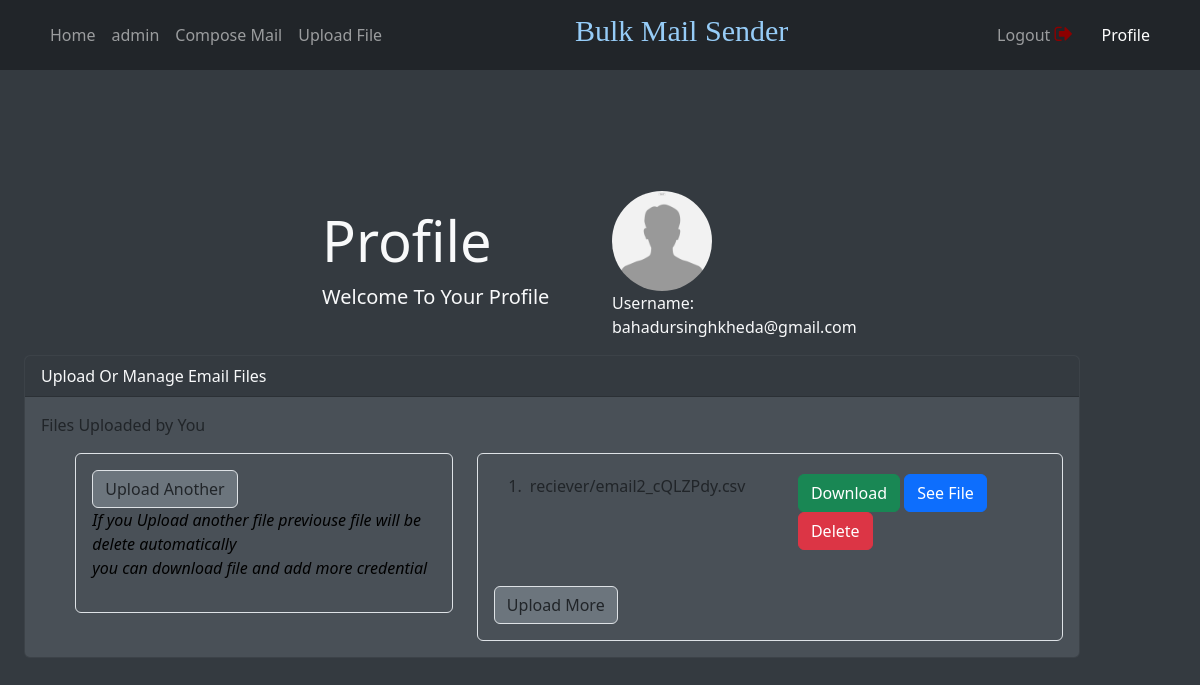
Page /profile (signed in) on the earlier database version.
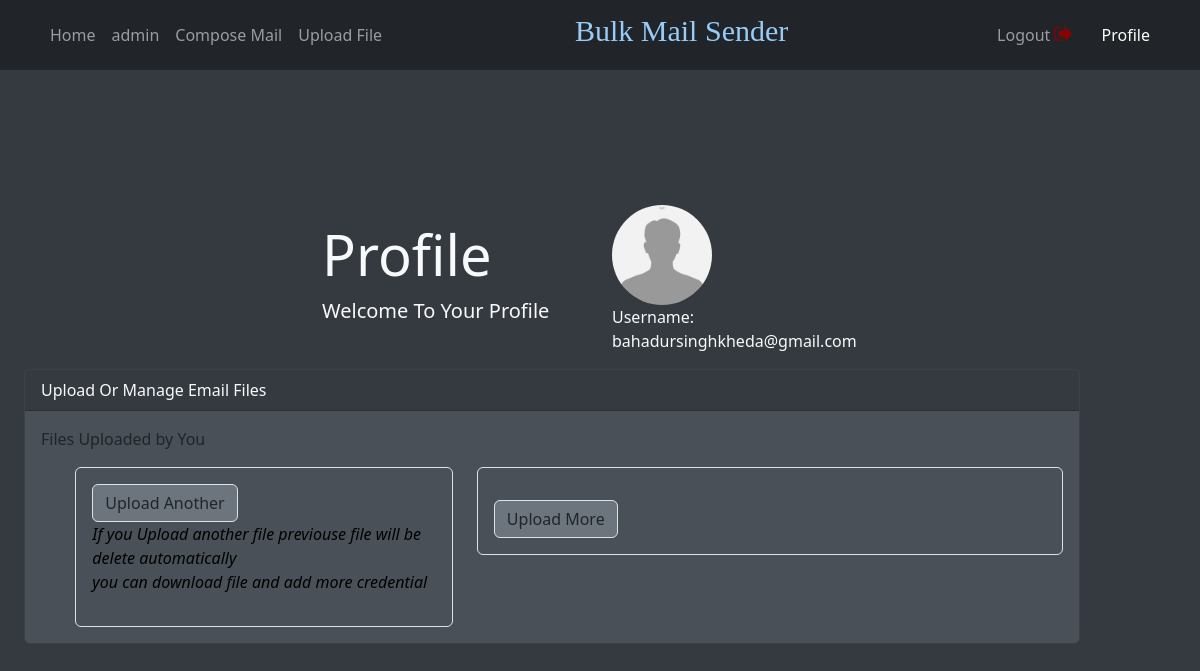
Same page on the later database version.
### user/models.py (models this page shows)
class receiverFileModel(models.Model):
      file = models.FileField( upload_to='reciever/', max_length=100)
      author = models.ForeignKey(User,  on_delete=models.CASCADE)

### user/views.py (the view)
# urls.py: path('profile', login_required(views.profile), name='profile'),
def profile(request):
      senderfile = senderFileModel.objects.all()
      receiverfile = receiverFileModel.objects.all()
      context = {'sender':senderfile, "receiver":receiverfile}
      return render(request, 'profile.html',context)

### user/templates/profile.html (shortened to what the changed rows need)
{% extends "base.html" %}
{% load static %}
{% block content %}
<!DOCTYPE html>
<html lang="en">
      <head>
      </head>
      <body>
            <br><br><br>
            <div class="container-fluid ">
                  <div class="row">
                        <div class="col col-3 offset-3 p-3 ">
                              <h1 class="display-4">Profile</h1>
                        </div>
                  </div>
                  <div class="row-fluid">
                        <div class="col-md-11">
                              <div class="card mb-4 ">
                                    <div class="card-body">
                                          <div class="row">
                                                <div class="col col-7 ">
                                                      <div class="rounded p-3  border ">
                                                            <ol>
                                                                  {% for file in receiver %}
                                                                  {% if file.author == request.user %}
                                                                  <li class="p-1">
                                                                        <div class="row">
                                                                              <table class="table">
                                                                                    <tbody>
                                                                                          <tr>
                                                                                                <div class="col">
                                                                                                      {{ file.file.name }}
                                                                                                </div>
                                                                                          </tr>
                                                                                          <tr>
                                                                                                <div class="col">
                                                                                                      <a class="btn btn-success " href="{{ file.file.url }}">Download</a>
                                                                                                      <a class="btn btn-primary " href="{% url 'update' value=1 id=file.id  %}">See File</a>
                                                                                                      <a class="btn btn-danger " href="{% url 'delete' id=file.id %}">Delete</a>{{ file.file.id }}
                                                                                                </div>
                                                                                          </tr>
                                                                                    </tbody>
                                                                              </table>
                                                                        </div>
                                                                  </li>
                                                                  {% endif %}
                                                                  {% endfor %}
                                                            </ol>
                                                      </div>
                                                </div>
                                          </div>
                                    </div>
                              </div>
                        </div>
                  </div>
            </div>
      </body>
</html>
{% endblock content %}

Differences in the rows shown:
removed receiverFileModel: file.name "reciever/email2_cQLZPdy.csv"
